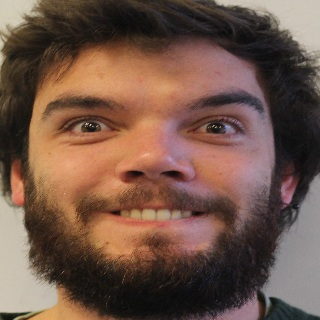
%> input picture Desktop/git/PCA-face-recognition/Test/luca4.jpg, 320 x 320 px
$ octave Tests.m   (GNU Octave 9; MATLAB toolbox functions it lacks are replaced by stand-ins)
%> lines starting %> are read from the running program, lines starting %| are printed output that depends on the picture
### Desktop/git/PCA-face-recognition/light_correction.m
function Output_Image = light_correction(Image)
%Calculate the SVD
[v, h] = meshgrid(1:size(Image,1), 1:size(Image,2));
M=[v(:) h(:) v(:).*h(:) ones(numel(Image),1)]; %fill the matrix with x,y,xy,1

[U, S, D]=svd(M'*M);

Image_value=double(reshape(Image',[],1)); %reshape as a 4*n vector by moving row by row
transform=D*(S^(-1))*U'*(M'*Image_value); %extract the ligh correction coefficient

% % % % % % % % % Apply light correction to the image
Output_Image = double(Image) - reshape(M * transform, size(Image,2), size(Image,1))';

%Normalize range for conversion to uint
%Normalize in full range
Output_Image = uint8(255*(Output_Image-min(Output_Image(:)))*(1/(max(Output_Image(:))-min(Output_Image(:)))));

### Desktop/git/PCA-face-recognition/Tests.m
%% LIGHT CORRECTION
sample_img = rgb2gray(imread('Test/luca4.JPG'));
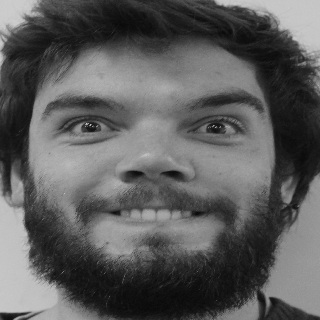
%> sample_img: size 320x320 uint8; min 6, max 205, mean 92.4

light_corrected_image  = light_correction(sample_img);
%> in light_correction, `transform=D*(S^(-1))*U'*(M'*Image_value);`: transform = [0.132; 0.0635; -0.000817; 82.15]
%> in light_correction, `Output_Image = double(Image) - reshape(M * transform, size(Image,2), s..`:
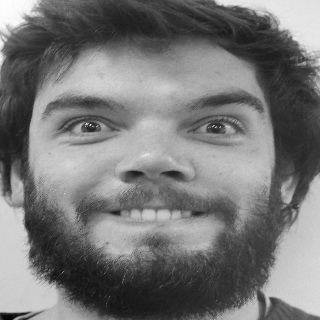
%> Output_Image: size 320x320 double; min -107.7, max 122.1, mean 0; drawn with min black and max white

figure();
subplot(1,3,1);
imshow(sample_img ,[]);
title('Original Image');
subplot(1,3,3);
imshow(light_corrected_image ,[]);
title('Light Corrected Image');

%% Transform
a = 13;

figure(1);
imshow(Original_Image_Train{a} ,[]);
%> (this line was passed over: Original_Image_Train is not available in this run)
figure(2);
imshow(Image_Train{a} ,[]);
%> (this line was passed over: Image_Train is not available in this run)
hold on;
Fp = [13 20 ; 50 20 ; 34 34 ; 16 50 ; 48 50];
plot(Fp(:,1), Fp(:,2), 'r.');
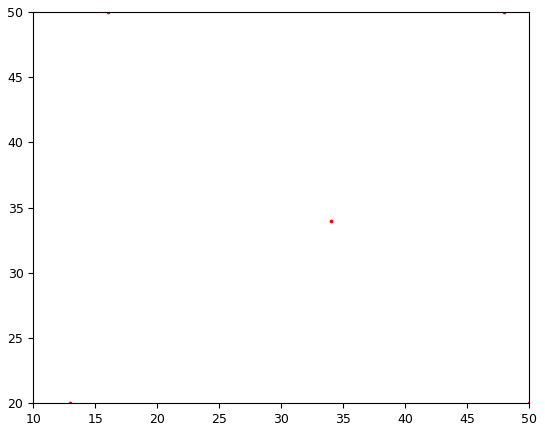
%> figure redrawn from the program's plot data
hold off;

$ run again, with Desktop/git/PCA-face-recognition/Test/luca3.jpg copied over Desktop/git/PCA-face-recognition/Test/luca4.jpg
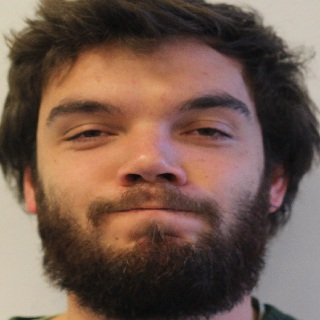
%> input picture Desktop/git/PCA-face-recognition/Test/luca3.jpg, 320 x 320 px
%> `sample_img = rgb2gray(imread('Test/luca4.JPG'));`:
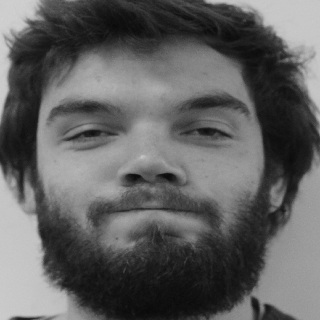
%> sample_img: size 320x320 uint8; min 9, max 209, mean 96.4
%> transform = [0.136; 0.0862; -0.000892; 83.76]
%> in light_correction, `Output_Image = double(Image) - reshape(M * transform, size(Image,2), s..`:
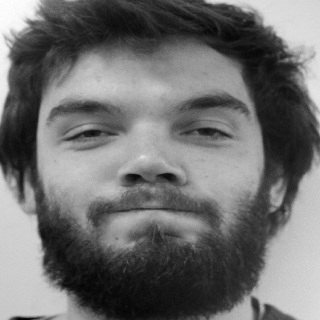
%> Output_Image: size 320x320 double; min -95.34, max 123, mean 0; drawn with min black and max white

$ run again, with Desktop/git/PCA-face-recognition/Test/Carmen4.jpg copied over Desktop/git/PCA-face-recognition/Test/luca4.jpg
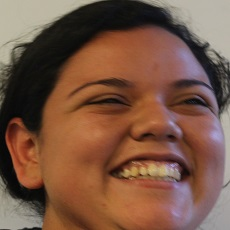
%> input picture Desktop/git/PCA-face-recognition/Test/Carmen4.jpg, 230 x 230 px
%> `sample_img = rgb2gray(imread('Test/luca4.JPG'));`:
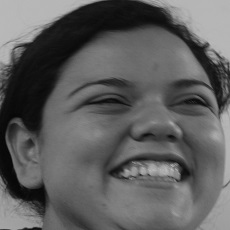
%> sample_img: size 230x230 uint8; min 4, max 190, mean 94.6
%> transform = [-0.0109; 0.12; 0.000425; 76.35]
%> in light_correction, `Output_Image = double(Image) - reshape(M * transform, size(Image,2), s..`:
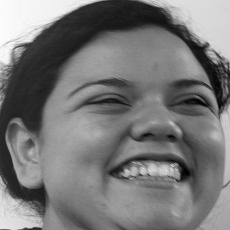
%> Output_Image: size 230x230 double; min -97.95, max 110, mean 0; drawn with min black and max white
